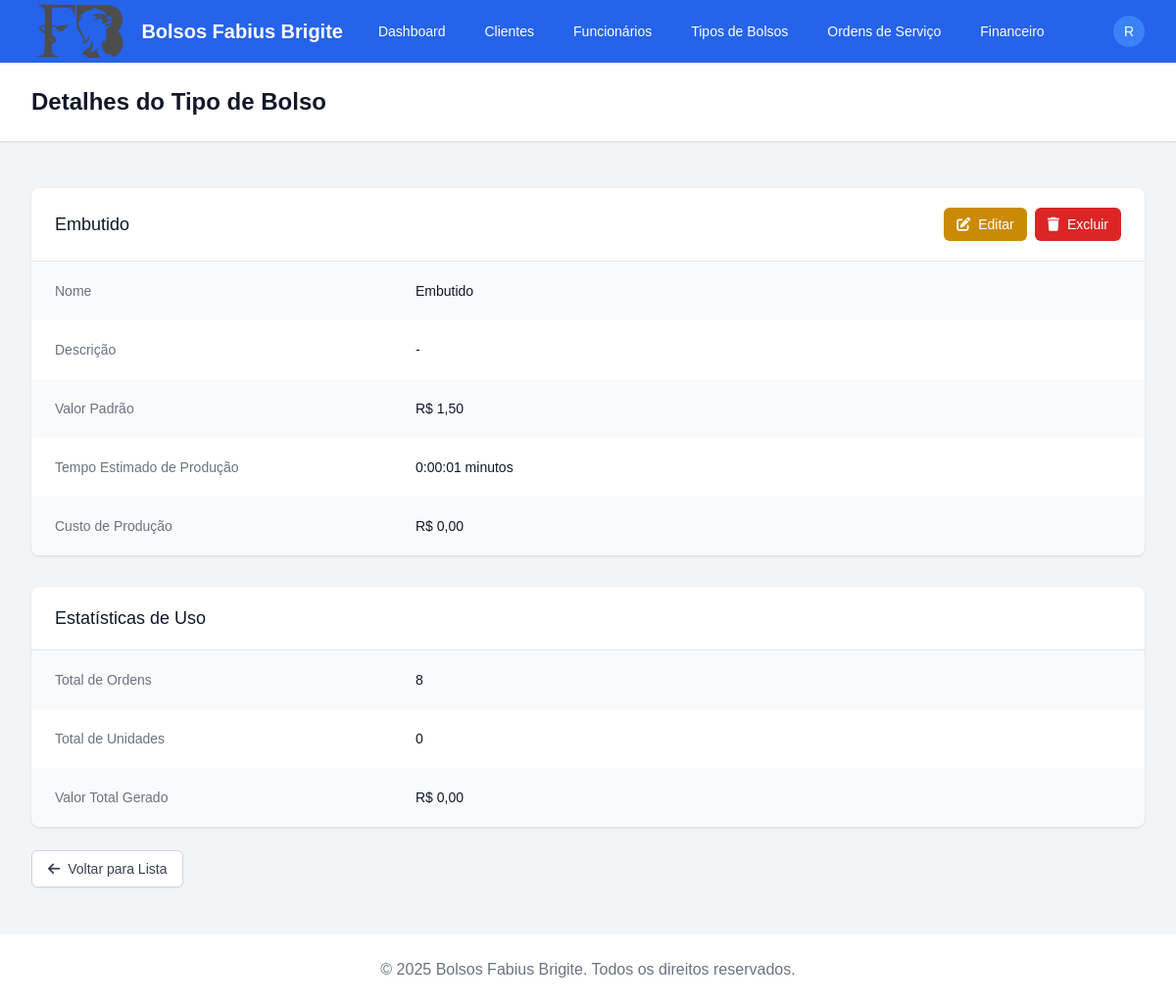
/catalogo/2/ (signed in), run on an earlier commit of the app's database.
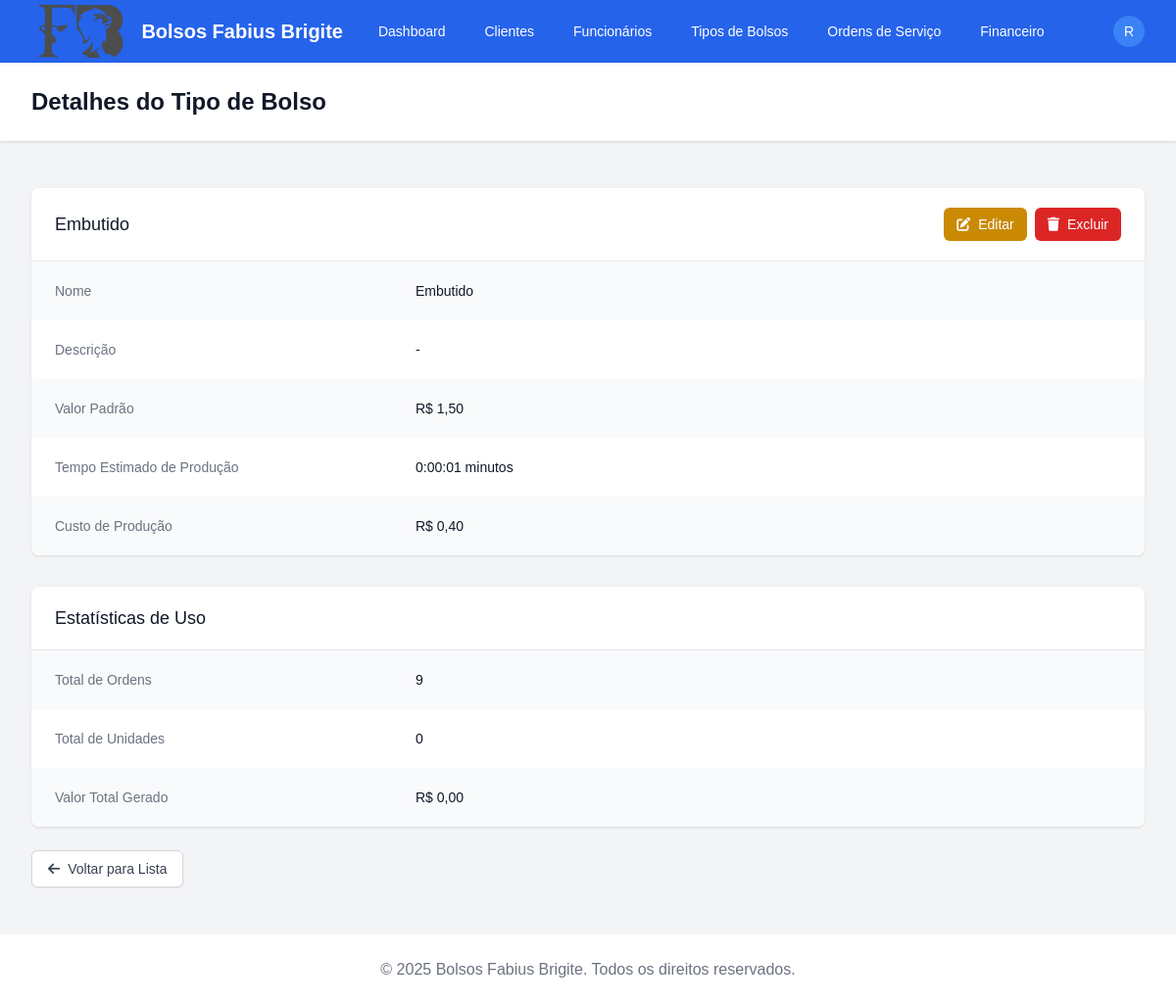
And on a later commit of the database.
### apps/catalogo/models.py (models this page shows, shortened)
class TipoBolso(models.Model):
    nome = models.CharField(max_length=100)
    descricao = models.TextField(blank=True)
    valor_padrao = models.DecimalField(max_digits=10, decimal_places=2, default=0)
    tempo_estimado_producao = models.DurationField(blank=True, null=True)
    custo_producao = models.DecimalField(max_digits=10, decimal_places=2, default=0,
                                     help_text='Valor a ser pago ao funcionário por unidade produzida')
    class Meta:
        verbose_name = 'Tipo de Bolso'
        verbose_name_plural = 'Tipos de Bolsos'
        ordering = ['nome']

### apps/catalogo/views.py (the view)
# urls.py: path('<int:pk>/', views.TipoBolsoDetailView.as_view(), name='detail'),
class TipoBolsoDetailView(LoginRequiredMixin, DetailView):
    model = TipoBolso
    template_name = 'catalogo/tipobolso_detail.html'
    context_object_name = 'tipo_bolso'

### templates/catalogo/tipobolso_detail.html (shortened to what the changed rows need)
{% extends 'base.html' %}
{% block header %}Detalhes do Tipo de Bolso{% endblock %}
{% block content %}
<div class="bg-white shadow overflow-hidden sm:rounded-lg">
  <div class="px-4 py-5 sm:px-6 flex justify-between items-center">
    <h2 class="text-lg leading-6 font-medium text-gray-900">{{ tipo_bolso.nome }}</h2>
    <div class="flex space-x-2">
      <a href="{% url 'catalogo:edit' tipo_bolso.id %}" class="inline-flex items-center px-3 py-2 border border-transparent text-sm leading-4 font-medium rounded-md text-white bg-yellow-600 hover:bg-yellow-700 focus:outline-none focus:ring-2 focus:ring-offset-2 focus:ring-yellow-500">
      </a>
      <a href="{% url 'catalogo:delete' tipo_bolso.id %}" class="inline-flex items-center px-3 py-2 border border-transparent text-sm leading-4 font-medium rounded-md text-white bg-red-600 hover:bg-red-700 focus:outline-none focus:ring-2 focus:ring-offset-2 focus:ring-red-500">
      </a>
    </div>
  </div>
  <div class="border-t border-gray-200">
    <dl>
      <div class="bg-gray-50 px-4 py-5 sm:grid sm:grid-cols-3 sm:gap-4 sm:px-6">
        <dt class="text-sm font-medium text-gray-500">Nome</dt>
        <dd class="mt-1 text-sm text-gray-900 sm:mt-0 sm:col-span-2">{{ tipo_bolso.nome }}</dd>
      </div>
      <div class="bg-white px-4 py-5 sm:grid sm:grid-cols-3 sm:gap-4 sm:px-6">
        <dd class="mt-1 text-sm text-gray-900 sm:mt-0 sm:col-span-2">{{ tipo_bolso.descricao|default:"-"|linebreaks }}</dd>
      </div>
      <div class="bg-gray-50 px-4 py-5 sm:grid sm:grid-cols-3 sm:gap-4 sm:px-6">
        <dt class="text-sm font-medium text-gray-500">Valor Padrão</dt>
        <dd class="mt-1 text-sm text-gray-900 sm:mt-0 sm:col-span-2">R$ {{ tipo_bolso.valor_padrao|floatformat:2 }}</dd>
      </div>
      <div class="bg-white px-4 py-5 sm:grid sm:grid-cols-3 sm:gap-4 sm:px-6">
        <dt class="text-sm font-medium text-gray-500">Tempo Estimado de Produção</dt>
        <dd class="mt-1 text-sm text-gray-900 sm:mt-0 sm:col-span-2">{{ tipo_bolso.tempo_estimado_producao }} minutos</dd>
      </div>
      <div class="bg-gray-50 px-4 py-5 sm:grid sm:grid-cols-3 sm:gap-4 sm:px-6">
        <dt class="text-sm font-medium text-gray-500">Custo de Produção</dt>
        <dd class="mt-1 text-sm text-gray-900 sm:mt-0 sm:col-span-2">R$ {{ tipo_bolso.custo_producao|floatformat:2|default:"0.00" }}</dd>
      </div>
    </dl>
  </div>
</div>
<div class="mt-8 bg-white shadow overflow-hidden sm:rounded-lg">
  <div class="px-4 py-5 sm:px-6">
    <h2 class="text-lg leading-6 font-medium text-gray-900">Estatísticas de Uso</h2>
  </div>
  <div class="border-t border-gray-200">
    <dl>
      <div class="bg-gray-50 px-4 py-5 sm:grid sm:grid-cols-3 sm:gap-4 sm:px-6">
        <dt class="text-sm font-medium text-gray-500">Total de Ordens</dt>
        <dd class="mt-1 text-sm text-gray-900 sm:mt-0 sm:col-span-2">{{ tipo_bolso.itemordemservico_set.count }}</dd>
      </div>
    </dl>
  </div>
</div>
{% endblock %}

What changed in the data, as far as the page shows it:
changed TipoBolso "Embutido": custo_producao "0,00" → "0,40"; itemordemservico_set.count "8" → "9"
